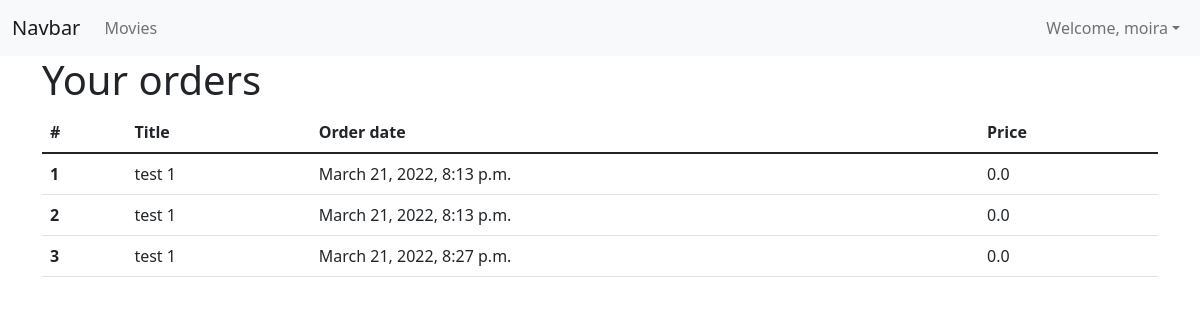
Screenshot of /user/orders (signed in) with the database file from the repository.
### userAccount/models.py (models this page shows)
class Orders(models.Model):
    ordered_by = models.ForeignKey(
        settings.AUTH_USER_MODEL,
        on_delete=models.CASCADE,
        null=False
    )
    item = models.ForeignKey(Movies, on_delete=models.CASCADE)
    ordered_at = models.DateTimeField(auto_now_add=True)
    price = models.FloatField()

### core/models.py (models this page shows, shortened)
class Movies(models.Model):
    title = models.CharField(max_length=100)
    description = models.CharField(max_length=4096)
    release_date = models.DateField()
    price = models.FloatField()
    rating = models.ForeignKey('Ratings', on_delete=models.SET_DEFAULT, default = "NA", null=True)

### userAccount/views.py (the view)
# urls.py: path('/orders', views.userOrders, name='user_orders')
@login_required
def userOrders(request):
	orders = Orders.objects.filter(ordered_by=request.user.id)
	return render(request, 'userOrders.html', {'orders': orders})

### userAccount/templates/userOrders.html
{% extends '_base.html' %}
{% block content %}
{% include '_navbar.html' %}
<div class="container">
    <h1>Your orders</h1>
    <table class="table">
        <thead>
        <tr>
            <th scope="col">#</th>
            <th scope="col">Title</th>
            <th scope="col">Order date</th>
            <th scope="col">Price</th>
        </tr>
        </thead>
        <tbody>
            {% for order in orders %}
                <tr>
                    <th>{{order.pk}}</th>
                    <td>{{order.item.title}}</td>
                    <td>{{order.ordered_at}}</td>
                    <td>{{order.price}}</td>
                </tr>
            {% endfor %}
        </tbody>
    </table>
</div>
{% endblock %}

### templates/_navbar.html (shortened to what this page needs)
<nav class="navbar navbar-expand-lg navbar-light bg-light">
    <div class="container-fluid">
      <a class="navbar-brand" href="{% url 'core:index' %}">Navbar</a>
      <div class="collapse navbar-collapse" id="navbarNav">
        <ul class="navbar-nav">
          <li class="nav-item">
            <a class="nav-link" aria-current="page" href="{% url 'core:index' %}">Movies</a>
          </li>
        </ul>
        <ul class="navbar-nav ms-auto">
          {% if user.is_authenticated %}
          <li class="nav-item dropdown">
              <a class="nav-link dropdown-toggle" role="button" data-bs-toggle="dropdown" aria-expanded="false">Welcome, {{user.username}}</a>
          </li>
          {% else %}
            <a class="nav-link" href="{% url 'userAccount:login_request'%}">Login</a>
          {% endif %}
      </ul>
      </div>
    </div>
</nav>

### rows the page displays
Orders: pk "1", item "test 1", ordered_at "March 21, 2022, 8:13 p.m.", price "0.0"
Orders: pk "2", item "test 1", ordered_at "March 21, 2022, 8:13 p.m.", price "0.0"
Orders: pk "3", item "test 1", ordered_at "March 21, 2022, 8:27 p.m.", price "0.0"

### other values shown
{{ user.username }} "moira"
